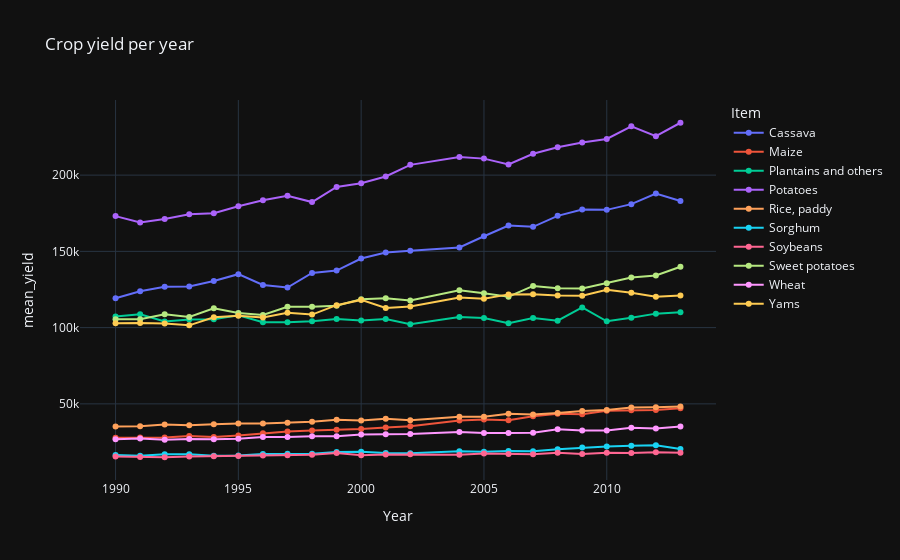

Here is the notebook cell this chart was saved with:
### Code cell
mean_yield_year = (
    df
    .groupby(["Year", "Item"], as_index=False)
    .agg(mean_yield=("hg/ha_yield", "mean"))
)

px.line(
    mean_yield_year,
    x="Year",
    y="mean_yield",
    color="Item",
    markers=True,
    title="Crop yield per year",
    template="plotly_dark"
)

### Figure 1 — Plotly figure (JSON) as saved in the notebook; plotly's stock layout.template omitted (floating-point values rounded to 4 significant figures)
{"data": [{"hovertemplate": "Item=Cassava<br>Year=%{x}<br>mean_yield=%{y}<extra></extra>", "legendgroup": "Cassava", "line": {"color": "#636efa", "dash": "solid"}, "marker": {"symbol": "circle"}, "mode": "lines+markers", "name": "Cassava", "orientation": "v", "showlegend": true, "type": "scatter", "x": [1990, 1991, 1992, 1993, 1994, 1995, 1996, 1997, 1998, 1999, 2000, 2001, 2002, 2004, 2005, 2006, 2007, 2008, 2009, 2010, 2011, 2012, 2013], "xaxis": "x", "y": [119300.0, 123900.0, 126800.0, 127000.0, 130500.0, 135100.0, 128000.0, 126300.0, 135800.0, 137400.0, 145293, 149300.0, 150500.0, 152500.0, 159900.0, 166900.0, 166100.0, 173300.0, 177400.0, 177200.0, 181000.0, 188000.0, 183000.0], "yaxis": "y"}, {"hovertemplate": "Item=Maize<br>Year=%{x}<br>mean_yield=%{y}<extra></extra>", "legendgroup": "Maize", "line": {"color": "#EF553B", "dash": "solid"}, "marker": {"symbol": "circle"}, "mode": "lines+markers", "name": "Maize", "orientation": "v", "showlegend": true, "type": "scatter", "x": [1990, 1991, 1992, 1993, 1994, 1995, 1996, 1997, 1998, 1999, 2000, 2001, 2002, 2004, 2005, 2006, 2007, 2008, 2009, 2010, 2011, 2012, 2013], "xaxis": "x", "y": [27710.0, 27900.0, 27960.0, 29000.0, 28340.0, 29200.0, 30760.0, 31920.0, 32530.0, 33000.0, 33590.0, 34560.0, 35370.0, 39060.0, 39690.0, 39280.0, 41820.0, 43570.0, 43160.0, 45550.0, 45770.0, 45920.0, 47150.0], "yaxis": "y"}, {"hovertemplate": "Item=Plantains and others<br>Year=%{x}<br>mean_yield=%{y}<extra></extra>", "legendgroup": "Plantains and others", "line": {"color": "#00cc96", "dash": "solid"}, "marker": {"symbol": "circle"}, "mode": "lines+markers", "name": "Plantains and others", "orientation": "v", "showlegend": true, "type": "scatter", "x": [1990, 1991, 1992, 1993, 1994, 1995, 1996, 1997, 1998, 1999, 2000, 2001, 2002, 2004, 2005, 2006, 2007, 2008, 2009, 2010, 2011, 2012, 2013], "xaxis": "x", "y": [107200.0, 108800.0, 104000.0, 105400.0, 105600.0, 108046, 103500.0, 103500.0, 104200.0, 105600.0, 104700.0, 105700, 102300.0, 106900.0, 106300.0, 102900.0, 106400.0, 104500.0, 113200.0, 104100.0, 106500.0, 109200.0, 110100.0], "yaxis": "y"}, {"hovertemplate": "Item=Potatoes<br>Year=%{x}<br>mean_yield=%{y}<extra></extra>", "legendgroup": "Potatoes", "line": {"color": "#ab63fa", "dash": "solid"}, "marker": {"symbol": "circle"}, "mode": "lines+markers", "name": "Potatoes", "orientation": "v", "showlegend": true, "type": "scatter", "x": [1990, 1991, 1992, 1993, 1994, 1995, 1996, 1997, 1998, 1999, 2000, 2001, 2002, 2004, 2005, 2006, 2007, 2008, 2009, 2010, 2011, 2012, 2013], "xaxis": "x", "y": [173100.0, 169009, 171200.0, 174400.0, 175000.0, 179500.0, 183500.0, 186400.0, 182300.0, 192200.0, 194600.0, 199100.0, 206700.0, 212000.0, 210800.0, 207000.0, 214000.0, 218300.0, 221400.0, 223700.0, 232100.0, 225600.0, 234400.0], "yaxis": "y"}, {"hovertemplate": "Item=Rice, paddy<br>Year=%{x}<br>mean_yield=%{y}<extra></extra>", "legendgroup": "Rice, paddy", "line": {"color": "#FFA15A", "dash": "solid"}, "marker": {"symbol": "circle"}, "mode": "lines+markers", "name": "Rice, paddy", "orientation": "v", "showlegend": true, "type": "scatter", "x": [1990, 1991, 1992, 1993, 1994, 1995, 1996, 1997, 1998, 1999, 2000, 2001, 2002, 2004, 2005, 2006, 2007, 2008, 2009, 2010, 2011, 2012, 2013], "xaxis": "x", "y": [35200.0, 35320.0, 36385, 35970.0, 36650.0, 37190.0, 37110.0, 37540.0, 38260.0, 39580.0, 39050.0, 40180.0, 39300.0, 41530.0, 41530.0, 43440.0, 43030.0, 44050.0, 45330.0, 45950.0, 47580.0, 47790.0, 48260.0], "yaxis": "y"}, {"hovertemplate": "Item=Sorghum<br>Year=%{x}<br>mean_yield=%{y}<extra></extra>", "legendgroup": "Sorghum", "line": {"color": "#19d3f3", "dash": "solid"}, "marker": {"symbol": "circle"}, "mode": "lines+markers", "name": "Sorghum", "orientation": "v", "showlegend": true, "type": "scatter", "x": [1990, 1991, 1992, 1993, 1994, 1995, 1996, 1997, 1998, 1999, 2000, 2001, 2002, 2004, 2005, 2006, 2007, 2008, 2009, 2010, 2011, 2012, 2013], "xaxis": "x", "y": [16480.0, 15900.0, 17010.0, 17000.0, 15990.0, 16080.0, 17190.0, 17360.0, 17250.0, 18480.0, 18530.0, 17840.0, 17580.0, 18950.0, 18580.0, 19130.0, 18890.0, 20290.0, 21320.0, 21970.0, 22470.0, 22804, 20330.0], "yaxis": "y"}, {"hovertemplate": "Item=Soybeans<br>Year=%{x}<br>mean_yield=%{y}<extra></extra>", "legendgroup": "Soybeans", "line": {"color": "#FF6692", "dash": "solid"}, "marker": {"symbol": "circle"}, "mode": "lines+markers", "name": "Soybeans", "orientation": "v", "showlegend": true, "type": "scatter", "x": [1990, 1991, 1992, 1993, 1994, 1995, 1996, 1997, 1998, 1999, 2000, 2001, 2002, 2004, 2005, 2006, 2007, 2008, 2009, 2010, 2011, 2012, 2013], "xaxis": "x", "y": [15470.0, 15190.0, 14980.0, 15510.0, 15700.0, 15870.0, 16160.0, 16350.0, 16600.0, 17720.0, 16250.0, 16820.0, 16920.0, 16640.0, 17400.0, 17140.0, 16880.0, 17880.0, 17060.0, 17920.0, 17750.0, 18200.0, 17990.0], "yaxis": "y"}, {"hovertemplate": "Item=Sweet potatoes<br>Year=%{x}<br>mean_yield=%{y}<extra></extra>", "legendgroup": "Sweet potatoes", "line": {"color": "#B6E880", "dash": "solid"}, "marker": {"symbol": "circle"}, "mode": "lines+markers", "name": "Sweet potatoes", "orientation": "v", "showlegend": true, "type": "scatter", "x": [1990, 1991, 1992, 1993, 1994, 1995, 1996, 1997, 1998, 1999, 2000, 2001, 2002, 2004, 2005, 2006, 2007, 2008, 2009, 2010, 2011, 2012, 2013], "xaxis": "x", "y": [105400.0, 105400.0, 108800.0, 107000.0, 112600.0, 109600.0, 108300.0, 113700.0, 113700.0, 114300.0, 118700.0, 119300.0, 117800.0, 124400.0, 122500.0, 120300.0, 127300.0, 125800.0, 125600.0, 129100.0, 132800.0, 134200.0, 139900.0], "yaxis": "y"}, {"hovertemplate": "Item=Wheat<br>Year=%{x}<br>mean_yield=%{y}<extra></extra>", "legendgroup": "Wheat", "line": {"color": "#FF97FF", "dash": "solid"}, "marker": {"symbol": "circle"}, "mode": "lines+markers", "name": "Wheat", "orientation": "v", "showlegend": true, "type": "scatter", "x": [1990, 1991, 1992, 1993, 1994, 1995, 1996, 1997, 1998, 1999, 2000, 2001, 2002, 2004, 2005, 2006, 2007, 2008, 2009, 2010, 2011, 2012, 2013], "xaxis": "x", "y": [26770.0, 27300.0, 26520.0, 26970.0, 26790.0, 27110.0, 28310.0, 28220.0, 28710.0, 28780.0, 29920.0, 30000.0, 30230.0, 31600.0, 30910.0, 30890.0, 31100.0, 33360.0, 32500.0, 32580.0, 34290.0, 33825, 35200.0], "yaxis": "y"}, {"hovertemplate": "Item=Yams<br>Year=%{x}<br>mean_yield=%{y}<extra></extra>", "legendgroup": "Yams", "line": {"color": "#FECB52", "dash": "solid"}, "marker": {"symbol": "circle"}, "mode": "lines+markers", "name": "Yams", "orientation": "v", "showlegend": true, "type": "scatter", "x": [1990, 1991, 1992, 1993, 1994, 1995, 1996, 1997, 1998, 1999, 2000, 2001, 2002, 2004, 2005, 2006, 2007, 2008, 2009, 2010, 2011, 2012, 2013], "xaxis": "x", "y": [102800.0, 103100.0, 102700.0, 101500.0, 106800.0, 107700.0, 106700.0, 109800.0, 108600.0, 114700.0, 118200.0, 112900.0, 113900.0, 119700.0, 118900.0, 121800.0, 121900.0, 121000.0, 120900.0, 124800.0, 122900.0, 120200.0, 121000.0], "yaxis": "y"}], "layout": {"legend": {"title": {"text": "Item"}, "tracegroupgap": 0}, "title": {"text": "Crop yield per year"}, "xaxis": {"anchor": "y", "domain": [0, 1], "title": {"text": "Year"}}, "yaxis": {"anchor": "x", "domain": [0, 1], "title": {"text": "mean_yield"}}}}
